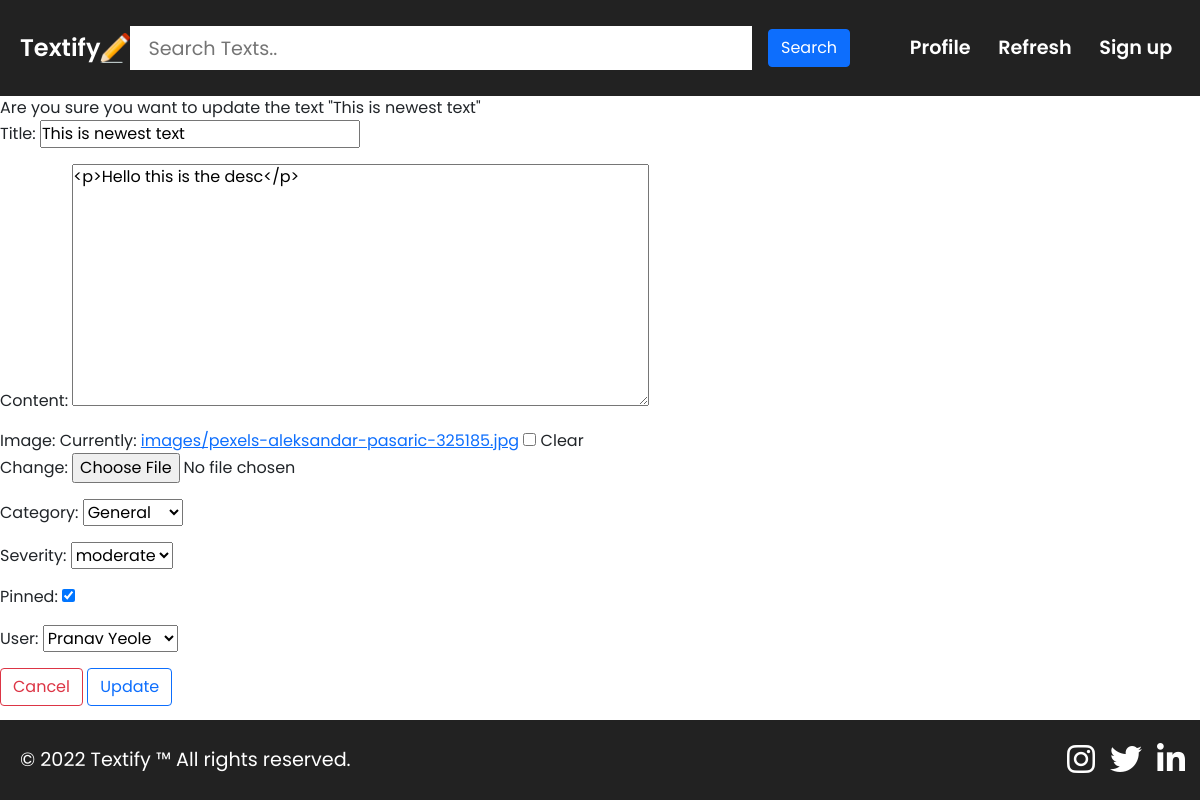
Screenshot of /textupdate/6 with the database file from the repository.
### textifyapi/models.py (models this page shows, shortened)
class Text(models.Model):
    TEXT_CATEGORY = [
        ("gn", "General"),
        ("rm", "Reminder"),
        ("th", "Thought"),
        ("qt", "Quote"),
        ("nt", "Note")
    ]
    TEXT_SEVERITY = [
        ("l", "low"),
        ("m", "moderate"),
        ("h", "high")
    ]
    title = models.CharField(max_length=100, null=True, blank=True)
    content = RichTextField(null=True, blank=True)
    image = models.ImageField(upload_to="images/", blank=True, null=True)
    category = models.CharField(max_length=2, choices=TEXT_CATEGORY, default="gn")
    severity = models.CharField(max_length=1, choices=TEXT_SEVERITY, null=True, blank=True, default="l")
    pinned = models.BooleanField(default=False)
    created_at = models.DateTimeField(auto_now_add=True)
    updated_at = models.DateTimeField(auto_now=True)
    user = models.ForeignKey(User, on_delete=models.CASCADE)
    class Meta:
        ordering = ["-created_at"]

### textifyapi/views.py (the view)
# urls.py: path('textupdate/<pk>', views.TextUpdate.as_view(), name="textupdate"),
class TextUpdate(UpdateView):
    model = Text
    template_name = "textifyapi/textupdate.html"
    fields = "__all__"
    success_url = reverse_lazy("textlist")

### textifyapi/models.py (called while the page is built)
    def __str__(self):
        return self.name

### textifyapi/templates/textifyapi/textupdate.html (shortened to what this page needs)
{% extends 'textifyapi/base.html' %}
{% load static %}
{% block content %}
<span>Are you sure you want to update the text "{{object.title}}"</span>
<form method="POST" enctype="multipart/form-data">
    {{ form.as_p }}
    <a href="{% url 'textdetail' object.pk %}"><button type="button" class="btn btn-outline-danger">Cancel</button></a>
    <button type="submit" class="btn btn-outline-primary">Update</button>
</form>
{% endblock content %}

### textifyapi/static/textifyapi/base.css (style rules this page uses)
* { margin: 0; padding: 0; font-family: 'Poppins', sans-serif; scroll-behavior: smooth; }
body { position: relative; min-height: 100vh; }

### rows the page displays
Text: title "This is newest text", content "<p>Hello this is the desc</p>", category "General", severity "moderate", pinned "☑", user "Pranav Yeole"
